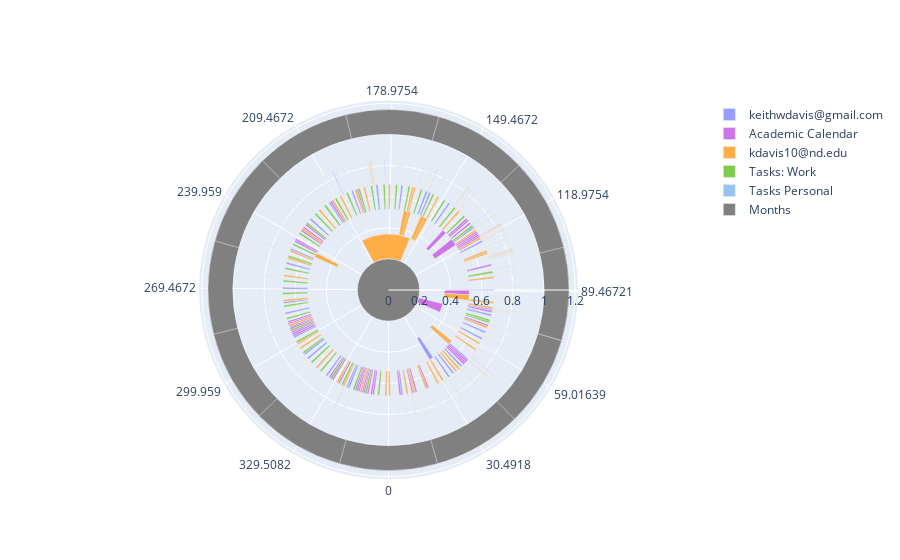

Notebook code for this chart:
### Code cell
def info_trace():
    now = datetime.now()
    year = model.CalendarElement(year=now.year)
    d_to_t = len(list(year.recursive_iteration("day"))) / 360
    theta = [360]
    base=[0]
    r = [ccplot.POLAR_CORE]
    text = [str(year.year.value)]
    width = [360]

    for m in year:
        r.append(ccplot.DR)
        base.append(1)
        theta.append(ccplot.to_theta(m.mid))
        text.append(m.name)
        width.append(m.duration / timedelta(days=1) * d_to_t)
    return go.Barpolar(r=r, theta=theta, width=width, base=base, marker_color="gray", name="Months", ids=text)

fig.add_trace(info_trace())
fig.show()

### Figure 1 — Plotly figure (JSON) as saved in the notebook; plotly's stock layout.template omitted (floating-point values rounded to 4 significant figures; data arrays with more than 128 entries replaced by an {"elided": "..."} marker saying what was removed)
{"data": [{"base": {"elided": "131 float values"}, "marker": {"color": "#9a9cff"}, "name": "keithwdavis@gmail.com", "r": {"elided": "131 float values"}, "text": {"elided": "131 str values"}, "theta": {"elided": "131 float values"}, "type": "barpolar", "width": {"elided": "131 float values"}}, {"base": [0.52, 0.52, 0.52, 0.52, 0.52, 0.52, 0.52, 0.52, 0.52, 0.2, 0.52, 0.52, 0.52, 0.52, 0.36, 0.52, 0.52, 0.52, 0.52, 0.52, 0.52, 0.52, 0.36, 0.52, 0.52, 0.52, 0.36, 0.52, 0.52, 0.52, 0.52, 0.52, 0.52, 0.52, 0.52, 0.52, 0.52, 0.52, 0.52, 0.52, 0.52, 0.52, 0.52, 0.52, 0.52, 0.52, 0.52, 0.52, 0.52, 0.52, 0.52, 0.52, 0.52, 0.52, 0.52, 0.52, 0.52, 0.52, 0.52, 0.52, 0.52, 0.52, 0.52], "marker": {"color": "#cd74e6"}, "name": "Academic Calendar", "r": [0.16, 0.16, 0.16, 0.16, 0.16, 0.16, 0.16, 0.16, 0.16, 0.16, 0.16, 0.16, 0.16, 0.16, 0.16, 0.16, 0.16, 0.16, 0.16, 0.16, 0.16, 0.16, 0.16, 0.16, 0.16, 0.16, 0.16, 0.16, 0.16, 0.16, 0.16, 0.16, 0.16, 0.16, 0.16, 0.16, 0.16, 0.16, 0.16, 0.16, 0.16, 0.16, 0.16, 0.16, 0.16, 0.16, 0.16, 0.16, 0.16, 0.16, 0.16, 0.16, 0.16, 0.16, 0.16, 0.16, 0.16, 0.16, 0.16, 0.16, 0.16, 0.16, 0.16], "text": ["0 2024-01-07 12:00:00 January Graduation Date", "1 2024-01-14 12:00:00 Undergraduate halls open for move-in beginning at 9:00am", "2 2024-01-15 12:00:00 Martin Luther King Day - no classes", "3 2024-01-16 12:00:00 Classes begin", "4 2024-01-23 12:00:00 Last date for all class changes", "5 2024-02-16 12:00:00 Last day to drop a class at Saint Mary's College", "6 2024-02-16 12:00:00 Junior Parent's Weekend", "7 2024-02-17 12:00:00 Junior Parent's Weekend", "8 2024-02-18 12:00:00 Junior Parent's Weekend", "9 2024-03-13 11:30:00 Mid-Term Break", "10 2024-03-11 12:00:00 Mid-term grades due", "11 2024-03-12 12:00:00 Students can view grades", "12 2024-03-20 12:00:00 Registration begins for Summer Session", "13 2024-03-22 12:00:00 Last day to drop a class", "14 2024-03-31 00:00:00 Easter Holiday for students", "15 2024-04-15 12:00:00 Registration begins for Fall 2024", "16 2024-04-23 12:00:00 Course Instructor Feedback (CIF) begins", "17 2024-05-01 12:00:00 Last Class Day", "18 2024-05-02 12:00:00 Reading Day", "19 2024-05-03 12:00:00 Reading Day", "20 2024-05-04 12:00:00 Reading Day", "21 2024-05-05 12:00:00 Reading Day", "22 2024-05-08 12:00:00 Final Exam Week", "23 2024-05-11 12:00:00 Undergraduate Halls close at Noon", "24 2024-05-13 12:00:00 Final grades are due", "25 2024-05-14 12:00:00 Students can view final grades", "26 2024-05-18 12:00:00 Commencement Weekend", "27 2024-07-19 12:00:00 Last class day for regular 6-week Summer classes", "28 2024-08-04 12:00:00 Summer graduation date", "29 2024-08-26 12:00:00 Classes begin for Law School and Graduate Business", "30 2024-08-27 12:00:00 CLASSES BEGIN", "31 2024-09-02 12:00:00 Labor Day - classes are in session", "32 2024-09-03 12:00:00 Last date for all class changes", "33 2024-10-19 12:00:00 Fall Break", "34 2024-10-20 12:00:00 Fall Break", "35 2024-10-21 12:00:00 Fall Break", "36 2024-10-22 12:00:00 Fall Break", "37 2024-10-23 12:00:00 Fall Break", "38 2024-10-24 12:00:00 Fall Break", "39 2024-10-25 12:00:00 Fall Break", "40 2024-10-26 12:00:00 Fall Break", "41 2024-10-27 12:00:00 Fall Break", "42 2024-10-21 12:00:00 GRADES DUE by 3:45pm", "43 2024-11-01 12:00:00 Last day to drop a class", "44 2024-11-18 12:00:00 Spring registration begins", "45 2024-11-27 12:00:00 Thanksgiving Holiday for students", "46 2024-11-28 12:00:00 Thanksgiving", "47 2024-11-29 12:00:00 Thanksgiving holiday for students, faculty, staff", "48 2024-12-03 12:00:00 Course Instructor Feedback (CIF) begins", "49 2024-12-12 12:00:00 LAST CLASS DAY", "50 2024-12-13 12:00:00 Reading Day - no exams", "51 2024-12-14 12:00:00 Reading Day - no exams", "52 2024-12-15 12:00:00 Reading Day - no exams", "53 2024-12-16 12:00:00 FINAL EXAMS - no review sessions", "54 2024-12-17 12:00:00 FINAL EXAMS - no review sessions", "55 2024-12-18 12:00:00 FINAL EXAMS - no review sessions", "56 2024-12-19 12:00:00 FINAL EXAMS - no review sessions", "57 2024-12-20 12:00:00 FINAL EXAMS - no review sessions", "58 2024-12-23 12:00:00 GRADES DUE by 3:45pm", "59 2024-12-22 12:00:00 Undergraduate Halls close by Noon", "60 2024-09-13 12:00:00 Presidential Inauguration - no classes", "61 2024-08-23 12:00:00 Undergraduate Halls open for new first year students", "62 2024-08-25 12:00:00 Undergraduate Halls open at 9am"], "theta": [6.393, 13.28, 14.26, 15.25, 22.13, 45.74, 45.74, 46.72, 47.7, 71.25, 69.3, 70.29, 78.16, 80.12, 88.48, 103.7, 111.6, 119.5, 120.5, 121.4, 122.4, 123.4, 126.4, 129.3, 131.3, 132.3, 136.2, 197.2, 212.9, 234.5, 235.5, 241.4, 242.4, 287.7, 288.6, 289.6, 290.6, 291.6, 292.6, 293.6, 294.5, 295.5, 289.6, 300.5, 317.2, 326.1, 327.0, 328.0, 332.0, 340.8, 341.8, 342.8, 343.8, 344.8, 345.7, 346.7, 347.7, 348.7, 351.6, 350.7, 252.3, 231.6, 233.6], "type": "barpolar", "width": [1.017, 1.017, 1.017, 1.017, 1.017, 1.017, 1.017, 1.017, 1.017, 9.108, 1.017, 1.017, 1.017, 1.017, 4.067, 1.017, 1.017, 1.017, 1.017, 1.017, 1.017, 1.017, 5.083, 1.017, 1.017, 1.017, 3.05, 1.017, 1.017, 1.017, 1.017, 1.017, 1.017, 1.017, 1.017, 1.017, 1.017, 1.017, 1.017, 1.017, 1.017, 1.017, 1.017, 1.017, 1.017, 1.017, 1.017, 1.017, 1.017, 1.017, 1.017, 1.017, 1.017, 1.017, 1.017, 1.017, 1.017, 1.017, 1.017, 1.017, 1.017, 1.017, 1.017]}, {"base": {"elided": "372 float values"}, "marker": {"color": "#ffad46"}, "name": "kdavis10@nd.edu", "r": {"elided": "372 float values"}, "text": {"elided": "372 str values"}, "theta": {"elided": "372 float values"}, "type": "barpolar", "width": {"elided": "372 float values"}}, {"base": [0.52, 0.52, 0.52, 0.52, 0.52, 0.68, 0.52, 0.52, 0.52, 0.52, 0.52, 0.52, 0.52, 0.52, 0.52, 0.52, 0.52, 0.52, 0.52, 0.52, 0.52, 0.52, 0.52, 0.52, 0.52, 0.52, 0.52, 0.52, 0.52, 0.52, 0.52, 0.52, 0.52, 0.52, 0.52, 0.52, 0.52, 0.52, 0.52, 0.52, 0.84, 0.84, 0.84, 0.84, 0.84, 0.84, 0.84, 0.84, 0.84, 0.84, 0.84, 0.84], "marker": {"color": "#7ecc4a"}, "name": "Tasks: Work", "r": [0.16, 0.16, 0.16, 0.16, 0.16, 0.16, 0.16, 0.16, 0.16, 0.16, 0.16, 0.16, 0.16, 0.16, 0.16, 0.16, 0.16, 0.16, 0.16, 0.16, 0.16, 0.16, 0.16, 0.16, 0.16, 0.16, 0.16, 0.16, 0.16, 0.16, 0.16, 0.16, 0.16, 0.16, 0.16, 0.16, 0.16, 0.16, 0.16, 0.16, 0.16, 0.16, 0.16, 0.16, 0.16, 0.16, 0.16, 0.16, 0.16, 0.16, 0.16, 0.16], "text": ["0 2024-03-14 12:00:00 picture and bio to Nuclear Frotiers talk https://mail.google.com/mail/u/0/#inbox/FMfcgzGwHfqVxTqqwQfFMXnncfjKkTlW", "1 2024-03-15 12:00:00 Picture and nuclear frontiers talk DEADLINE", "2 2024-03-15 12:00:00 Language for Quality Definitions.", "3 2024-04-11 12:00:00 https://mail.google.com/mail/u/0/#inbox/FMfcgzGxRxCQMnTvFXjmbzVZrJlPwTMT?compose=new", "4 2024-04-11 12:00:00 Registering for workshop that I'm giving a talk at.", "5 2024-04-12 11:30:00-04:00 Start up", "6 2024-05-09 12:00:00 send Show e-mail.", "7 2024-05-16 12:00:00 send Show e-mail.", "8 2024-05-23 12:00:00 send Show e-mail.", "9 2024-05-30 12:00:00 send Show e-mail.", "10 2024-06-06 12:00:00 send Show e-mail.", "11 2024-06-13 12:00:00 send Show e-mail.", "12 2024-06-20 12:00:00 send Show e-mail.", "13 2024-06-27 12:00:00 send Show e-mail.", "14 2024-07-04 12:00:00 send Show e-mail.", "15 2024-07-11 12:00:00 send Show e-mail.", "16 2024-07-18 12:00:00 send Show e-mail.", "17 2024-07-25 12:00:00 send Show e-mail.", "18 2024-08-01 12:00:00 send Show e-mail.", "19 2024-08-08 12:00:00 send Show e-mail.", "20 2024-08-15 12:00:00 send Show e-mail.", "21 2024-08-22 12:00:00 send Show e-mail.", "22 2024-08-29 12:00:00 send Show e-mail.", "23 2024-09-05 12:00:00 send Show e-mail.", "24 2024-09-12 12:00:00 send Show e-mail.", "25 2024-09-19 12:00:00 send Show e-mail.", "26 2024-09-26 12:00:00 send Show e-mail.", "27 2024-10-03 12:00:00 send Show e-mail.", "28 2024-10-10 12:00:00 send Show e-mail.", "29 2024-10-17 12:00:00 send Show e-mail.", "30 2024-10-24 12:00:00 send Show e-mail.", "31 2024-10-31 12:00:00 send Show e-mail.", "32 2024-11-07 12:00:00 send Show e-mail.", "33 2024-11-14 12:00:00 send Show e-mail.", "34 2024-11-21 12:00:00 send Show e-mail.", "35 2024-11-28 12:00:00 send Show e-mail.", "36 2024-12-05 12:00:00 send Show e-mail.", "37 2024-12-12 12:00:00 send Show e-mail.", "38 2024-12-19 12:00:00 send Show e-mail.", "39 2024-12-26 12:00:00 send Show e-mail.", "40 2024-05-18 20:15:00-04:00 Change sheets 8:00 pm", "41 2024-05-22 09:15:00-04:00 Reply to ramzi 9:00 AM", "42 2024-06-14 20:15:00-04:00 Replace battery in keys. 8:00 pm", "43 2024-06-21 12:15:00-04:00 Get box 12:00 pm", "44 2024-06-23 09:15:00-04:00 Meditate and yoga 9:00 am", "45 2024-06-23 10:15:00-04:00 Run 10:00", "46 2024-06-23 11:45:00-04:00 cook pork", "47 2024-06-23 12:15:00-04:00 eat", "48 2024-06-23 13:15:00-04:00 put together couch", "49 2024-06-23 17:15:00-04:00 eat", "50 2024-06-23 12:15:00-04:00 Take notes on meditation 12:00 pm", "51 2024-06-29 14:15:00-04:00 clean carpets"], "theta": [72.25, 73.24, 73.24, 99.8, 99.8, 100.8, 127.3, 134.2, 141.1, 148.0, 154.9, 161.8, 168.6, 175.5, 182.4, 189.3, 196.2, 203.1, 210.0, 216.8, 223.7, 230.6, 237.5, 244.4, 251.3, 258.2, 265.0, 271.9, 278.8, 285.7, 292.6, 299.5, 306.4, 313.3, 320.2, 327.0, 333.9, 340.8, 347.7, 354.6, 136.5, 140.0, 163.1, 169.6, 171.5, 171.5, 171.6, 171.6, 171.6, 171.8, 171.6, 177.6], "type": "barpolar", "width": [1.017, 1.017, 1.017, 1.017, 1.017, 0.04236, 1.017, 1.017, 1.017, 1.017, 1.017, 1.017, 1.017, 1.017, 1.017, 1.017, 1.017, 1.017, 1.017, 1.017, 1.017, 1.017, 1.017, 1.017, 1.017, 1.017, 1.017, 1.017, 1.017, 1.017, 1.017, 1.017, 1.017, 1.017, 1.017, 1.017, 1.017, 1.017, 1.017, 1.017, 0.02118, 0.02118, 0.02118, 0.02118, 0.02118, 0.02118, 0.02118, 0.02118, 0.02118, 0.02118, 0.02118, 0.02118]}, {"base": [0.68, 0.84, 0.84, 0.84, 0.84, 0.84, 0.84], "marker": {"color": "#96c3eb"}, "name": "Tasks Personal", "r": [0.16, 0.16, 0.16, 0.16, 0.16, 0.16, 0.16], "text": ["0 2024-04-12 16:30:00-04:00 therapy", "1 2024-05-17 11:22:30-04:00 Test from cal", "2 2024-05-22 10:15:00-04:00 Reply to Jeff 10:00 am", "3 2024-05-25 05:15:00-04:00 Steak 5:00", "4 2024-05-25 17:15:00-04:00 Potatoes 5:00 PM", "5 2024-05-28 05:15:00-04:00 Broccoli 5:00", "6 2024-06-12 11:45:00-04:00 Tomorrow 11:30"], "theta": [101.0, 135.2, 140.1, 142.8, 143.3, 145.7, 160.8], "type": "barpolar", "width": [0.04236, 0.01059, 0.02118, 0.02118, 0.02118, 0.02118, 0.02118]}, {"base": [0, 1, 1, 1, 1, 1, 1, 1, 1, 1, 1, 1, 1], "ids": ["2024", "January", "February", "March", "April", "May", "June", "July", "August", "September", "October", "November", "December"], "marker": {"color": "gray"}, "name": "Months", "r": [0.2, 0.16, 0.16, 0.16, 0.16, 0.16, 0.16, 0.16, 0.16, 0.16, 0.16, 0.16, 0.16], "theta": [360, 30.49, 59.02, 89.47, 119.0, 149.5, 179.0, 209.5, 240.0, 269.5, 300.0, 329.5, 0], "type": "barpolar", "width": [360, 31.52, 29.48, 31.52, 30.5, 31.52, 30.5, 31.52, 31.52, 30.5, 31.52, 30.5, 31.52]}], "layout": {"autosize": true, "polar": {"angularaxis": {"direction": "counterclockwise", "rotation": -90, "tickmode": "array", "tickvals": [30.49, 59.02, 89.47, 119.0, 149.5, 179.0, 209.5, 240.0, 269.5, 300.0, 329.5, 0], "type": "linear"}, "radialaxis": {"autorange": true, "range": [0, 1.221], "type": "linear"}}}}
